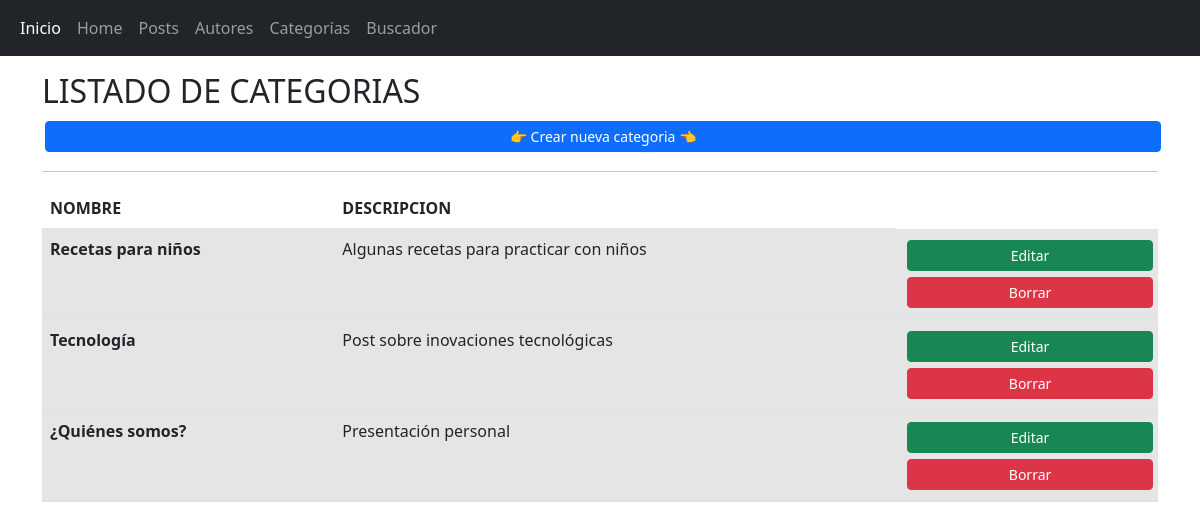
/categoria/categoria_list, run on the app's committed database.
### AppBlog/models.py (models this page shows, shortened)
class Categoria(models.Model):
    id = models.AutoField(primary_key=True)
    nombre = models.CharField(max_length=100, unique=True)
    descripcion = models.TextField(max_length=300)

### AppBlog/views.py (the view)
# urls.py: path('categoria/categoria_list', CategoriaList.as_view(), name='categoria_list'),
class CategoriaList(ListView):
    model = Categoria
    queryset = Categoria.objects.order_by('nombre')
    template_name= 'categoria/categoria_list.html'

### AppBlog/templates/categoria/categoria_list.html
{% extends 'componentes/padre.html' %}
{% load static %}
{% block contenido %}
<h2>LISTADO DE CATEGORIAS</h2>
<a class="btn btn-primary text-white btn-sm" href="{% url 'categoria_create' %}" role="button" style="margin:3px; width:100%;"> 👉 Crear nueva categoria 👈</a>
<hr>
{% if object_list %}
<table class="table table-hover">
    <thead>
        <tr>
            <th scope="col">NOMBRE</th>
            <th scope="col">DESCRIPCION</th>
    </thead>
    <tbody>
        {% for categoria in object_list %}
        <tr class="table-active">
            <th scope="row">{{categoria.nombre | striptags }}</th>
            <td>{{categoria.descripcion | striptags }}</td>
            <td>
               <a class="btn btn-success btn-sm" href="{% url 'categoria_update' categoria.id %}" role="button"
                    style="margin:3px; width:100%;">Editar</a>
               <a class="btn btn-danger btn-sm" href="{% url 'categoria_delete' categoria.id %}" role="button"
                    style="margin:3px; width:100%">Borrar</a>
            </td>
        </tr>
        {% endfor %}
    </tbody>
</table>
{% else %}
<h2 class="lead">Ouchh....No hay categorias cargadas!!😬</h2>
<p>Contanos alguna novedad sobre el mundo IT <br> <a type="button" class="btn btn-info mt-3" href="#">Crear nueva
    categoria!!</a></p>
{% endif %}
{% endblock %}

### data on the page
Categoria: nombre "Recetas para niños", descripcion "Algunas recetas para practicar con niños"
Categoria: nombre "Tecnología", descripcion "Post sobre inovaciones tecnológicas"
Categoria: nombre "¿Quiénes somos?", descripcion "Presentación personal"
